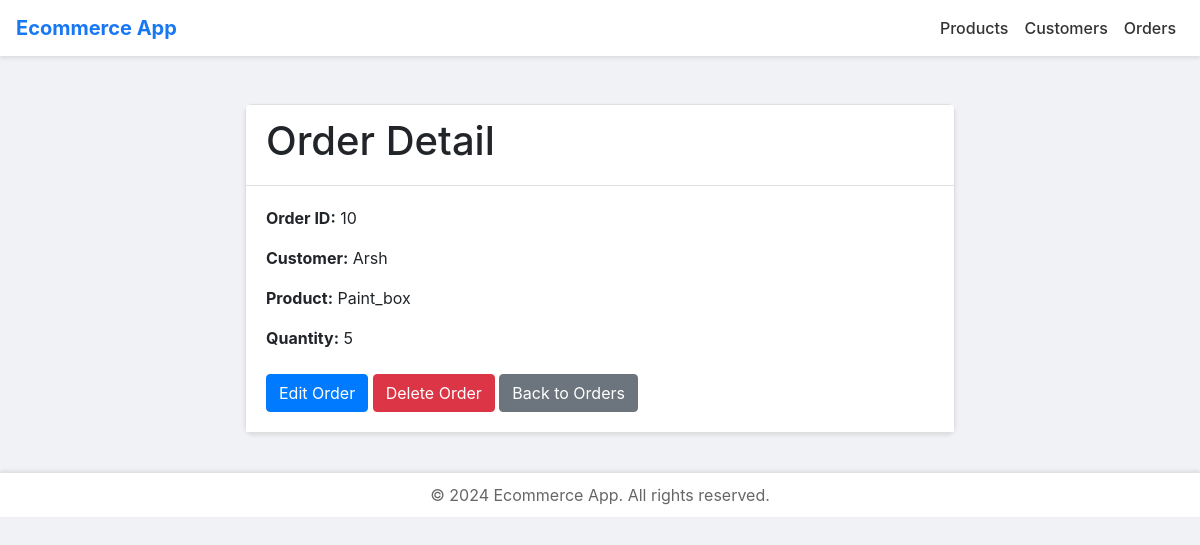
The app's page /order/10/ with its own data.
### ecommerce_app/models.py (models this page shows, shortened)
class Order(models.Model):
    customer = models.ForeignKey(Customer, on_delete=models.CASCADE)
    product = models.ForeignKey(Product, on_delete=models.CASCADE)
    quantity = models.PositiveIntegerField()
    order_date = models.DateTimeField(auto_now_add=True)
    STATUS_CHOICES = (
        ('Pending', 'Pending'),
        ('Completed', 'Completed'),
    )
    status = models.CharField(max_length=20, choices=STATUS_CHOICES, default='Pending')

class Customer(models.Model):
    name = models.CharField(max_length=100)
    email = models.EmailField()
    phone_number = models.CharField(max_length=15)
    address = models.TextField()

class Product(models.Model):
    name = models.CharField(max_length=100)
    price = models.DecimalField(max_digits=10, decimal_places=2)
    stock_quantity = models.PositiveIntegerField()
    description = models.TextField(blank=True)

### ecommerce_app/views.py (the view)
# urls.py: path('order/<int:pk>/', views.order_detail, name='order_detail'),
def order_detail(request, pk):
    order = get_object_or_404(Order, pk=pk)
    return render(request, 'order_detail.html', {'order': order})

### ecommerce_app/templates/order_detail.html (shortened to what this page needs)
{% extends 'base.html' %}
{% block content %}
<div class="container mt-5">
    <div class="row justify-content-center">
        <div class="col-lg-8">
            <div class="card">
                <div class="card-header">
                    <h1>Order Detail</h1>
                </div>
                <div class="card-body">
                    <div class="order-info mb-4">
                        <p><strong>Order ID:</strong> {{ order.id }}</p>
                        <p><strong>Customer:</strong> {{ order.customer.name }}</p>
                        <p><strong>Product:</strong> {{ order.product.name }}</p>
                        <p><strong>Quantity:</strong> {{ order.quantity }}</p>
                    </div>
                    <a href="{% url 'order_edit' order.id %}" class="btn btn-primary">Edit Order</a>
                    <a href="{% url 'order_delete' order.id %}" class="btn btn-danger">Delete Order</a>
                    <a href="{% url 'order_list' %}" class="btn btn-secondary">Back to Orders</a>
                </div>
            </div>
        </div>
    </div>
</div>
{% endblock %}

### ecommerce_app/templates/base.html (style rules this page uses)
body { background-color: #f0f2f5; }
.container { margin-top: 20px; }
.card { border-radius: 8px; box-shadow: 0 2px 4px rgba(0,0,0,0.1); margin-bottom: 20px; }
.card-header { background-color: #ffffff; border-bottom: 1px solid #e0e0e0; }
.card-body { background-color: #ffffff; }

### records on screen
Order: id "10", customer.name "Arsh", product.name "Paint_box", quantity "5"
